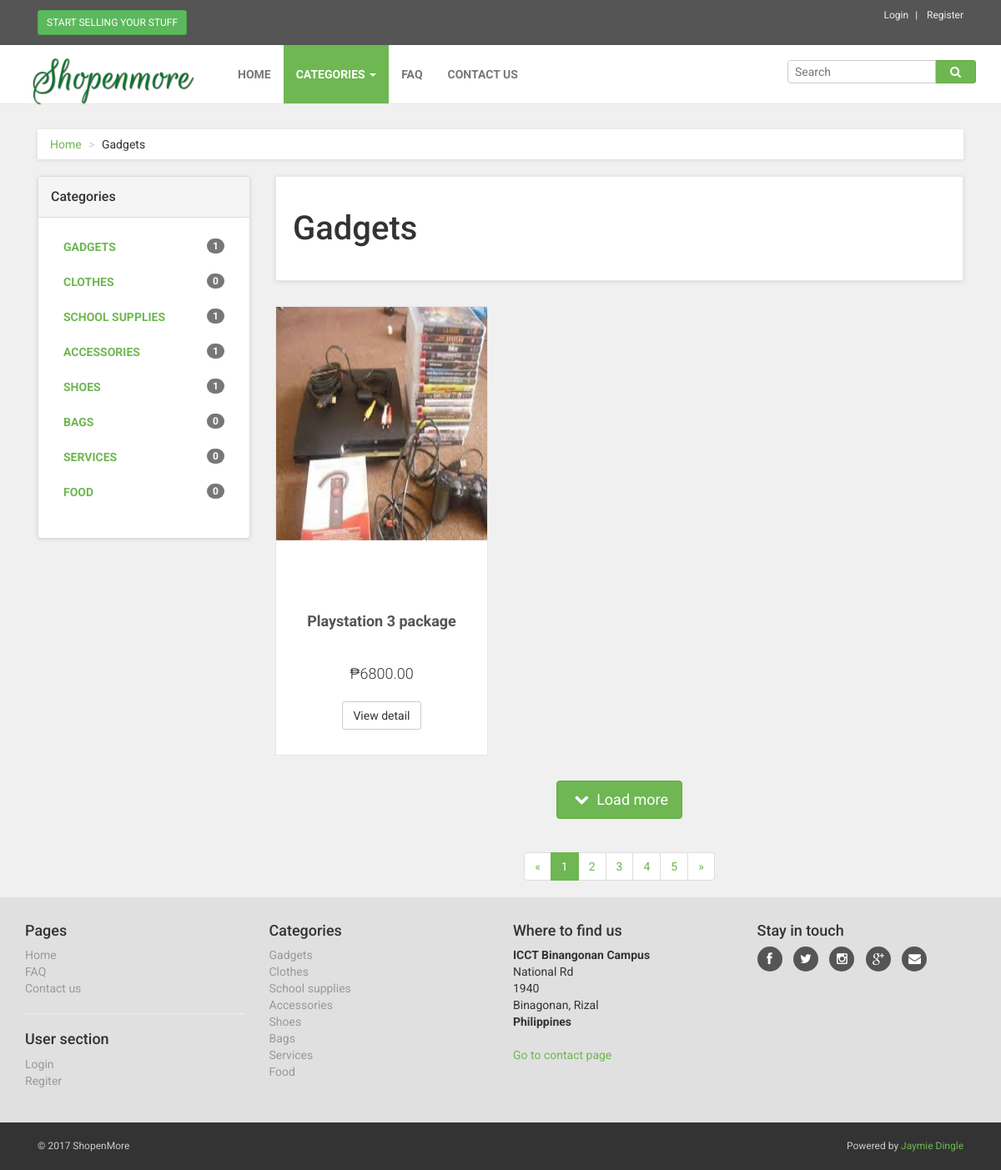
/category.php?id=1, run on the app's committed database.
### tables this page shows
CREATE TABLE `tb_item_category` (
  `id` int(11) NOT NULL,
  `name` varchar(100) NOT NULL,
  `theme` text NOT NULL,
  `image_url` text NOT NULL
);

CREATE TABLE `tb_items` (
  `id` int(11) NOT NULL,
  `user_id` int(11) NOT NULL,
  `item_category_id` int(11) NOT NULL,
  `name` varchar(100) NOT NULL,
  `price` double NOT NULL,
  `description` text NOT NULL,
  `date_posted` timestamp NOT NULL DEFAULT CURRENT_TIMESTAMP,
  `item_status_id` int(1) NOT NULL DEFAULT '0',
  `image_url` text NOT NULL,
  `is_active` tinyint(1) NOT NULL DEFAULT '1'
);

CREATE TABLE `tb_site_info` (
  `id` int(11) NOT NULL,
  `title` varchar(50) NOT NULL,
  `tagline` text NOT NULL
);

### libs/meekrodb.2.3.class.php (called while the page is built, shortened)
<?php
class DB {
  protected static $mdb = null;
  public static function getMDB() {
    $mdb = DB::$mdb;
    if ($mdb === null) {
      $mdb = DB::$mdb = new MeekroDB();
    }
    $db_class_vars = get_class_vars('DB');
    return $mdb;
  }
  public static function query() { $args = func_get_args(); return call_user_func_array(array(DB::getMDB(), 'query'), $args); }
  public static function queryFirstRow() { $args = func_get_args(); return call_user_func_array(array(DB::getMDB(), 'queryFirstRow'), $args); }
  public static function count() { $args = func_get_args(); return call_user_func_array(array(DB::getMDB(), 'count'), $args); }
}
class MeekroDB {
  public $dbName = '';
  public $user = '';
  public $password = '';
  public $host = 'localhost';
  public $port = null;
  public $encoding = 'latin1';
  public $param_char = '%';
  public $named_param_seperator = '_';
  public $connect_options = array(MYSQLI_OPT_CONNECT_TIMEOUT => 30);
  public $internal_mysql = null;
  public $num_rows = 0;
  public function __construct($host=null, $user=null, $password=null, $dbName=null, $port=null, $encoding=null) {
    if ($host === null) $host = DB::$host;
    if ($user === null) $user = DB::$user;
    if ($password === null) $password = DB::$password;
    if ($dbName === null) $dbName = DB::$dbName;
    if ($port === null) $port = DB::$port;
    if ($encoding === null) $encoding = DB::$encoding;
    $this->host = $host;
    $this->user = $user;
    $this->password = $password;
    $this->dbName = $dbName;
    $this->port = $port;
    $this->encoding = $encoding;
  }
  public function get() {
    $mysql = $this->internal_mysql;
    if (!($mysql instanceof MySQLi)) {
      if (! $this->port) $this->port = ini_get('mysqli.default_port');
      $mysql = new mysqli();
      foreach ($this->connect_options as $key => $value) {
        $mysql->options($key, $value);
      }
      $mysql->set_charset($this->encoding);
      $this->internal_mysql = $mysql;
    }
    return $mysql;
  }
  public function count() { $args = func_get_args(); return call_user_func_array(array($this, 'numRows'), $args); }
  public function numRows() { return $this->num_rows; }
  protected function preparseQueryParams() {
    $args = func_get_args();
    $sql = trim(strval(array_shift($args)));
    $args_all = $args;
    if (count($args_all) == 0) return array($sql);
    $param_char_length = strlen($this->param_char);
    $named_seperator_length = strlen($this->named_param_seperator);
    $types = array(
      $this->param_char . 'll',
      $this->param_char . 'ls',
      $this->param_char . 'l',
      $this->param_char . 'li',
      $this->param_char . 'ld',
      $this->param_char . 'lb',
      $this->param_char . 'lt',
      $this->param_char . 's',
      $this->param_char . 'i',
      $this->param_char . 'd',
      $this->param_char . 'b',
      $this->param_char . 't',
      $this->param_char . '?',
      $this->param_char . 'ss'
    );
    $posList = array();
    foreach ($types as $type) {
      $lastPos = 0;
      while (($pos = strpos($sql, $type, $lastPos)) !== false) {
        $lastPos = $pos + 1;
        $posList[$pos] = $type;
      }
    }
    ksort($posList);
    $chunkyQuery = array();
    $pos_adj = 0;
    foreach ($posList as $pos => $type) {
      $type = substr($type, $param_char_length);
      $length_type = strlen($type) + $param_char_length;
      $new_pos = $pos + $pos_adj;
      $new_pos_back = $new_pos + $length_type;
      $arg_number_length = 0;
      if ($arg_number_length = strspn($sql, '0123456789', $new_pos_back)) {
        $arg_number = substr($sql, $new_pos_back, $arg_number_length);
        if (! array_key_exists($arg_number, $args_all)) $this->nonSQLError("Non existent argument reference (arg $arg_number): $sql");
        $arg = $args_all[$arg_number];
      } else {
        $arg = array_shift($args);
      }
      if ($new_pos > 0) $chunkyQuery[] = substr($sql, 0, $new_pos);
      if (is_object($arg) && ($arg instanceof WhereClause)) {
        list($clause_sql, $clause_args) = $arg->textAndArgs();
        array_unshift($clause_args, $clause_sql);
        $preparsed_sql = call_user_func_array(array($this, 'preparseQueryParams'), $clause_args);
        $chunkyQuery = array_merge($chunkyQuery, $preparsed_sql);
      } else {
        $chunkyQuery[] = array('type' => $type, 'value' => $arg);
      }
      $sql = substr($sql, $new_pos_back + $arg_number_length);
      $pos_adj -= $new_pos_back + $arg_number_length;
    }
    return $chunkyQuery;
  }
  protected function escape($str) { return "'" . $this->get()->real_escape_string(strval($str)) . "'"; }
  protected function parseQueryParams() {
    $args = func_get_args();
    $chunkyQuery = call_user_func_array(array($this, 'preparseQueryParams'), $args);
    $query = '';
    $array_types = array('ls', 'li', 'ld', 'lb', 'll', 'lt');
    foreach ($chunkyQuery as $chunk) {
      if (is_string($chunk)) {
        $query .= $chunk;
        continue;
      }
      $type = $chunk['type'];
      $arg = $chunk['value'];
      $result = '';
      if ($type != '?') {
        $is_array_type = in_array($type, $array_types, true);
      }
      if ($type == 's') $result = $this->escape($arg);
      $query .= $result;
    }
    return $query;
  }
  protected function prependCall($function, $args, $prepend) { array_unshift($args, $prepend); return call_user_func_array($function, $args); }
  public function query() { $args = func_get_args(); return $this->prependCall(array($this, 'queryHelper'), $args, 'assoc'); }
  protected function queryHelper() {
    $args = func_get_args();
    $type = array_shift($args);
    $db = $this->get();
    $is_buffered = true;
    $row_type = 'assoc';
    $full_names = false;
    $sql = call_user_func_array(array($this, 'parseQueryParams'), $args);
    $result = $db->query($sql, $is_buffered ? MYSQLI_STORE_RESULT : MYSQLI_USE_RESULT);
    if ($is_buffered && ($result instanceof MySQLi_Result)) $this->num_rows = $result->num_rows;
    else $this->num_rows = null;
    $return = array();
    while ($row = ($row_type == 'assoc' ? $result->fetch_assoc() : $result->fetch_row())) {
      $return[] = $row;
    }
    return $return;
  }
  public function queryFirstRow() {
    $args = func_get_args();
    $result = call_user_func_array(array($this, 'query'), $args);
    return reset($result);
  }
}
?>

### category.php (the view, shortened to what this page needs)
<?php include('includes/header.php'); ?>
<?php include('includes/top-bar.php'); ?>
<?php include('includes/nav-bar.php'); ?>
<?php
 $get_category_id = isset($_GET['id']) ?  $_GET['id'] : 'No Category set';
$category = DB::queryFirstRow("SELECT * FROM tb_item_category WHERE id=%s", $get_category_id);
$category_items = DB::query("SELECT * FROM tb_items WHERE is_active = 1 AND item_category_id = " . $category['id']);
?>
    <div id="all">
        <div id="content">
            <div class="container">
                <div class="col-md-12">
                    <ul class="breadcrumb">
                        <li><a href="index.php">Home</a>
                        </li>
                        <li><?php echo $category['name']; ?></li>
                    </ul>
                </div>
                <div class="col-md-3">
                    <div class="panel panel-default sidebar-menu">
                        <div class="panel-heading">
                            <h3 class="panel-title">Categories</h3>
                        </div>
                        <div class="panel-body">
                            <ul class="nav nav-pills nav-stacked category-menu">
                                 <?php foreach($item_categories as $key=>$cat){ ?>
                                 <?php
                                    $counter = DB::count();
                                 ?>
                                <li>
                                    <a href="category.php?id=<?php echo $cat['id']; ?>"> <span class="badge pull-right"><?php echo $counter; ?></span> <?php echo $cat['name']; ?> </a>
                                </li>
                                <?php } ?>
                            </ul>
                        </div>
                    </div>
                </div>
                <div class="col-md-9">
                    <div class="box">
                        <h1><?php echo $category['name']; ?></h1>
                    </div>
                    <div class="row products">
                        <?php foreach($category_items as $key=>$item){ ?>
                        <div class="col-md-4 col-sm-6">
                            <div class="product">
                                <div class="flip-container">
                                    <div class="flipper">
                                        <div class="front">
                                            <a href="detail.php?id=<?php echo $item['id']; ?>">
                                                <img src="admin/uploads/items/<?php echo $item['image_url']; ?>" alt="" style="width:100%;height:280px" class="img-responsive">
                                            </a>
                                        </div>
                                        <div class="back">
                                            <a href="detail.php?id=<?php echo $item['id']; ?>">
                                            </a>
                                        </div>
                                    </div>
                                </div>
                                <div class="text">
                                    <h3><a href="detail.html"><?php echo $item['name']; ?></a></h3>
                                    <p class="price">&#8369;<?php echo $item['price']; ?>.00</p>
                                    <p class="buttons">
                                        <a href="detail.php?id=<?php echo $item['id']; ?>" class="btn btn-default">View detail</a>
                                    </p>
                                </div>
                            </div>
                        </div>
                        <?php } ?>
                    </div>
                    <div class="pages">
                        <p class="loadMore">
                            <a href="#" class="btn btn-primary btn-lg"><i class="fa fa-chevron-down"></i> Load more</a>
                        </p>
                        <ul class="pagination">
                            <li><a href="#">&laquo;</a>
                            </li>
                            <li class="active"><a href="#">1</a>
                            </li>
                            <li><a href="#">2</a>
                            </li>
                            <li><a href="#">3</a>
                            </li>
                            <li><a href="#">4</a>
                            </li>
                            <li><a href="#">5</a>
                            </li>
                            <li><a href="#">&raquo;</a>
                            </li>
                        </ul>
                    </div>
                </div>
            </div>
        </div>
 <?php include('includes/footer.php'); ?>

### includes/footer.php (shortened to what this page needs)
        <div id="footer" data-animate="fadeInUp">
            <div class="container">
                <div class="row">
                    <div class="col-md-3 col-sm-6">
                        <h4>Pages</h4>
                        <ul>
                            <li><a href="text.html">Home</a>
                            </li>
                            <li><a href="faq.php">FAQ</a>
                            </li>
                            <li><a href="contact.php">Contact us</a>
                            </li>
                        </ul>
                        <hr>
                        <h4>User section</h4>
                        <ul>
                            <li><a href="#" data-toggle="modal" data-target="#login-modal">Login</a>
                            </li>
                            <li><a href="register.php">Regiter</a>
                            </li>
                        </ul>
                    </div>
                    <div class="col-md-3 col-sm-6">
                        <h4>Categories</h4>
                        <ul>
                            <?php foreach($item_categories as $key=>$category){ ?>
                            <li><a href="category.php?id=<?php echo $category['id']; ?>"><?php echo $category['name']; ?></a>
                            </li>
                            <?php } ?>
                        </ul>
                    </div>
                    <div class="col-md-3 col-sm-6">
                        <h4>Where to find us</h4>
                        <p><strong>ICCT Binangonan Campus</strong>
                            <br>National Rd
                            <br>1940
                            <br>Binagonan, Rizal
                            <br>
                            <strong>Philippines</strong>
                        </p>
                        <a href="contact.php">Go to contact page</a>
                    </div>
                    <div class="col-md-3 col-sm-6">
                        <h4>Stay in touch</h4>
                        <p class="social">
                            <a href="#" class="facebook external" data-animate-hover="shake"><i class="fa fa-facebook"></i></a>
                            <a href="#" class="twitter external" data-animate-hover="shake"><i class="fa fa-twitter"></i></a>
                            <a href="#" class="instagram external" data-animate-hover="shake"><i class="fa fa-instagram"></i></a>
                            <a href="#" class="gplus external" data-animate-hover="shake"><i class="fa fa-google-plus"></i></a>
                            <a href="#" class="email external" data-animate-hover="shake"><i class="fa fa-envelope"></i></a>
                        </p>
                    </div>
                </div>
            </div>
        </div>
        <div id="copyright">
            <div class="container">
                <div class="col-md-6">
                    <p class="pull-left">© <?php echo date('Y'); ?> <?php echo $site_data['title']; ?></p>
                </div>
                <div class="col-md-6">
                    <p class="pull-right">Powered by <a href="https://www.linkedin.com/in/jaymie-dingle-946aa3111/" target="_blank">Jaymie Dingle</a>
                    </p>
                </div>
            </div>
        </div>
    </div>
</body>
</html>

### data on the page
tb_item_category: name "Gadgets", counter "1", name "GADGETS"
tb_item_category: counter "0", name "CLOTHES", name "Clothes"
tb_item_category: counter "1", name "SCHOOL SUPPLIES", name "School supplies"
tb_item_category: counter "1", name "ACCESSORIES", name "Accessories"
tb_item_category: counter "1", name "SHOES", name "Shoes"
tb_item_category: counter "0", name "BAGS", name "Bags"
tb_item_category: counter "0", name "SERVICES", name "Services"
tb_item_category: counter "0", name "FOOD", name "Food"
tb_items: image_url (picture), name "Playstation 3 package", price "6800"
tb_site_info: title "ShopenMore"
